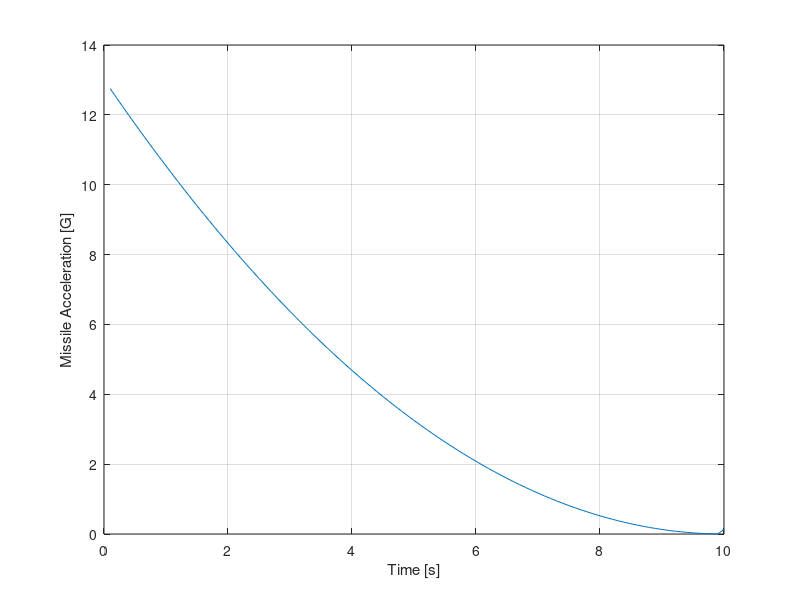

MATLAB code for this plot:
clc; close all; clear all; format long; format compact;

%% Linearized two-dimensional missile-target engagement simulation
% -------------------------------------------------------------------------
% PARAMETERS:
%   Vc = closing velocity
%   nT = target acceleration
%   Y  = missile j-hat distance to origin (LOS)
%   Vm = missile velocity
%   HEDEG = heading error in degree
%   Tf = total flight time
%   N  = effective navigation ratio   
%   dY = missile velocity (linearized)
%   LAM= LOS angle
%   nc = commanded acceleration (for missile)
% -------------------------------------------------------------------------

% Given situational variables
Vc = 4000;
nT = 0;
Y  = 0;
Vm = 3000;
HEDEG = -20;
Tf = 10;
N  = 4; 
dY = -Vm * deg2rad(HEDEG);% initial sideways velocity due to heading error
T  = 0;
dT = 0.01;

% Helper simulation variables
S  = 0;
n  = 0;

% Simulation
while T <= Tf-1e-5 % prevent catastrophic cancellation 
    % Preserve current time step states
    Y_OLD = Y;
    dY_OLD = dY;
    STEP = 1;
    FLAG = 0;
    while STEP <= 1
        if FLAG == 1
            STEP = 2;
            Y = Y + dT*dY; % forward Euler
            dY= dY + dT*ddY;
            T = T + dT;
        end
        TGO = Tf - T + 0.00001;
        dLAM= (dY*TGO + Y)/(Vc*TGO*TGO);
        nc  = N*Vc*dLAM; % proportional navigation law
        ddY = nT-nc;
        FLAG= 1;
    end
    FLAG = 0;
    % 2nd order RK
    Y = 0.5*(Y + Y_OLD + dT*dY);
    dY= 0.5*(dY+ dY_OLD + dT*ddY);
    S = S + dT;
    if S >= 0.0999
        S = 0;
        n = n+1;
        array_T(n) = T;
        array_Y(n) = Y;
        array_dY(n)= dY;
        array_nc_g(n) = nc/32.2; % convert commanded acceleration to G's
    end
end
% Display results
figure(1);
plot(array_T,array_nc_g); grid on;
xlabel('Time [s]');
ylabel('Missile Acceleration [G]');
